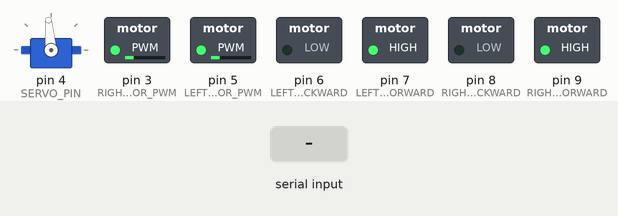
A sketch run on a simulated Arduino Uno, built with avr-gcc and run on an emulated ATmega328P. Parts: servo, switched loads named in the sketch (green lamp = pin HIGH). Inputs (shaded band) come from the test bench.

Above: at 1.2 s.
1.3 s: "L" received over Serial
At 2.3 s:
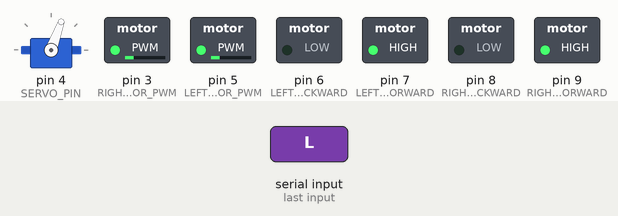
2.8 s: "R" received over Serial
At 3.4 s:
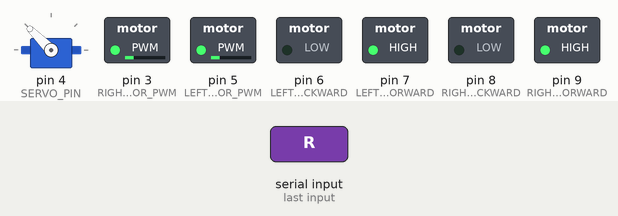
4.3 s: "I" received over Serial
At 4.6 s:
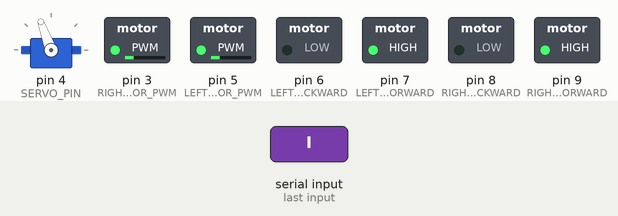
5.8 s: "F" received over Serial
At 6.9 s:
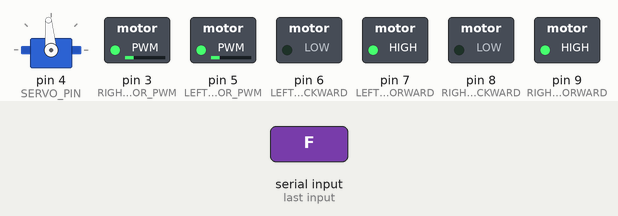
Timing chart, 0 to 8.3 s (numbered marks = the images above; inputs shaded):
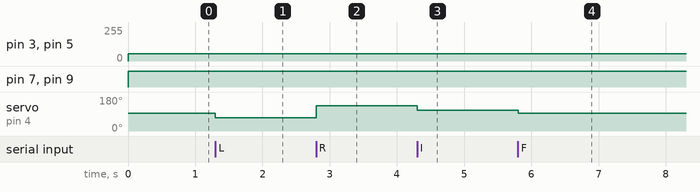

The sketch:

LimitCommand.ino
```cpp
#include <Servo.h>

// Servo for steering
Servo steering;

// Motor control pins
#define LEFT_MOTOR_FORWARD   7
#define LEFT_MOTOR_BACKWARD  6
#define RIGHT_MOTOR_FORWARD  9
#define RIGHT_MOTOR_BACKWARD 8
#define LEFT_MOTOR_PWM   5
#define RIGHT_MOTOR_PWM  3
#define SERVO_PIN 4

// Default speed
const int DEFAULT_SPEED = 55;

void setup() {
  Serial.begin(9600);

  pinMode(LEFT_MOTOR_FORWARD, OUTPUT);
  pinMode(LEFT_MOTOR_BACKWARD, OUTPUT);
  pinMode(RIGHT_MOTOR_FORWARD, OUTPUT);
  pinMode(RIGHT_MOTOR_BACKWARD, OUTPUT);
  pinMode(LEFT_MOTOR_PWM, OUTPUT);
  pinMode(RIGHT_MOTOR_PWM, OUTPUT);

  steering.attach(SERVO_PIN);
  steering.write(95); // Default to forward
}

void loop() {
  if (Serial.available()) {
    char cmd = Serial.read(); // Read one character

    switch (cmd) {
      case 'F':  // Forward
        steering.write(95);
        break;
      case 'L':  // Left
        steering.write(70);
        break;
      case 'R':  // Right
        steering.write(135);
        break;
      case 'I':  // Forward-right
        steering.write(110);
        break;
      case 'G':  // Forward-left
        steering.write(80);
        break;
      default:
        // Ignore unknown characters
        break;
    }
  }

  moveForward(DEFAULT_SPEED); // Always move forward
}

void moveForward(int pwm) {
  digitalWrite(LEFT_MOTOR_FORWARD, HIGH);
  digitalWrite(LEFT_MOTOR_BACKWARD, LOW);
  digitalWrite(RIGHT_MOTOR_FORWARD, HIGH);
  digitalWrite(RIGHT_MOTOR_BACKWARD, LOW);
  analogWrite(LEFT_MOTOR_PWM, pwm);
  analogWrite(RIGHT_MOTOR_PWM, pwm);
}
```

Measured:
- after the input at 1.3 s, servo on pin 4 (SERVO_PIN): 95° → 70° at once
- after the input at 2.8 s, servo on pin 4 (SERVO_PIN): 70° → 135° at once
- after the input at 4.3 s, servo on pin 4 (SERVO_PIN): 135° → 110° at once
- after the input at 5.8 s, servo on pin 4 (SERVO_PIN): 110° → 95° at once
